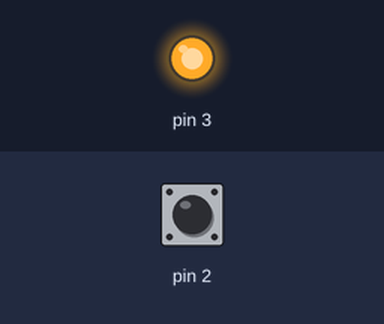
Recording of a sketch running on a simulated Arduino Uno, built with avr-gcc and run on an emulated ATmega328P. Parts: output pins drawn as LEDs (lit = HIGH). The test bench sets the inputs (shaded band); at power-on: pin 2 HIGH. What the sketch prints to the serial monitor is not drawn.

Above: at 1.2 s.
1.3 s: pin 2 pulled LOW for 0.15 s
At 1.37 s:
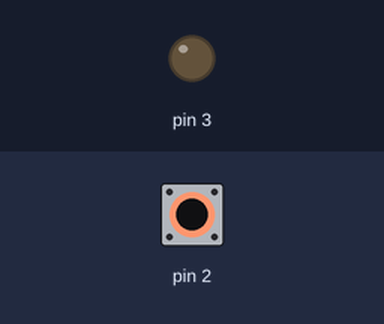
2.9 s: pin 2 pulled LOW for 3.2 s
At 7.1 s:
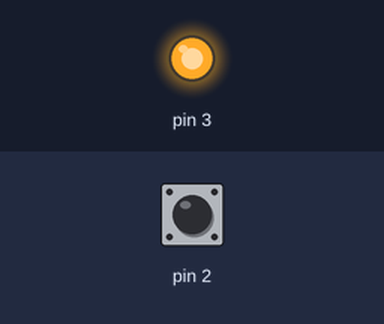
Timing chart, 0 to 8.6 s (numbered marks = the images above; inputs shaded):
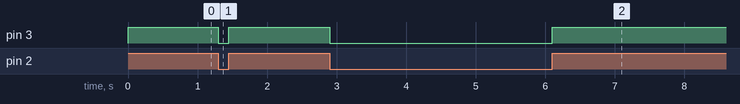

Measured:
- after the input at 1.3 s, pin 3: HIGH → LOW at once, → HIGH 0.15 s later
- after the input at 2.9 s, pin 3: HIGH → LOW at once, → HIGH 3.2 s later

The sketch:

reaction_time_test.ino
```cpp
/*
 * Without Serial connection
 * interrupt took about 9us to take place
 * pulling took about 5us to take place (Note: the code dose not do anythin but pulling)
 *
 * With Serial connection (115200 pbs)and without printing
 * interrupt took about 10.5us to take place
 * pulling took about 4.5us to take place (Note: the code dose not do anythin but pulling)
 *
 *
 * With Serial connection (115200 pbs)and with printing
 * interrupt took about 11.5us to take place
 * pulling took about 74.4us to take place
 *
 */
void int_ISR(){
  if(digitalRead(2))
    digitalWrite(3, 1);
  else
    digitalWrite(3, 0);
}

void setup() {
  // put your setup code here, to run once:
  pinMode(3, OUTPUT);
  pinMode(2, INPUT_PULLUP);
  Serial.begin(115200);
  //attachInterrupt(digitalPinToInterrupt(2), int_ISR, CHANGE);
}

void loop() {
  // put your main code here, to run repeatedly:
  digitalWrite(3, digitalRead(2));
  Serial.print(digitalRead(2));
}
```
